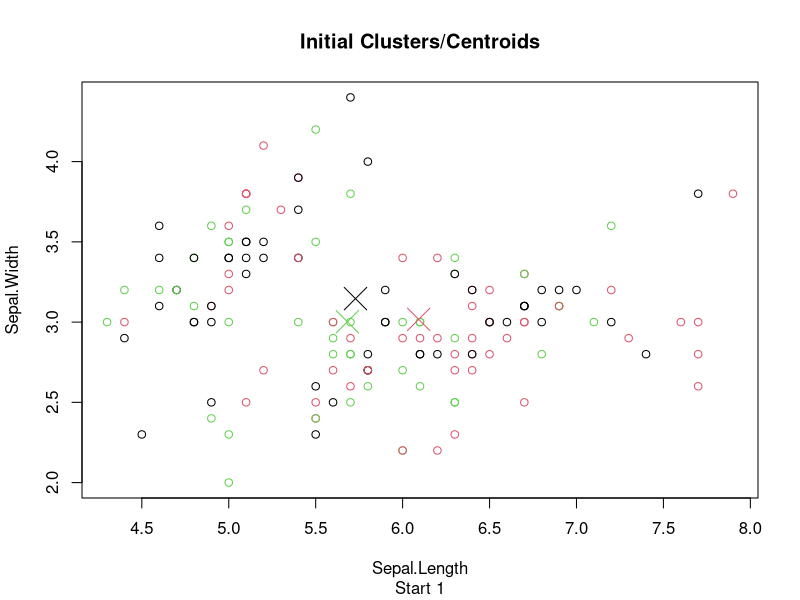
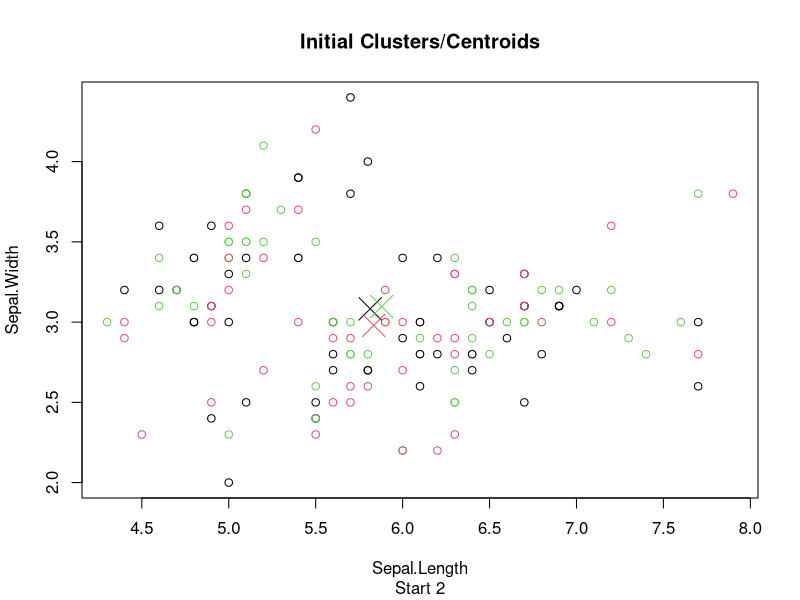
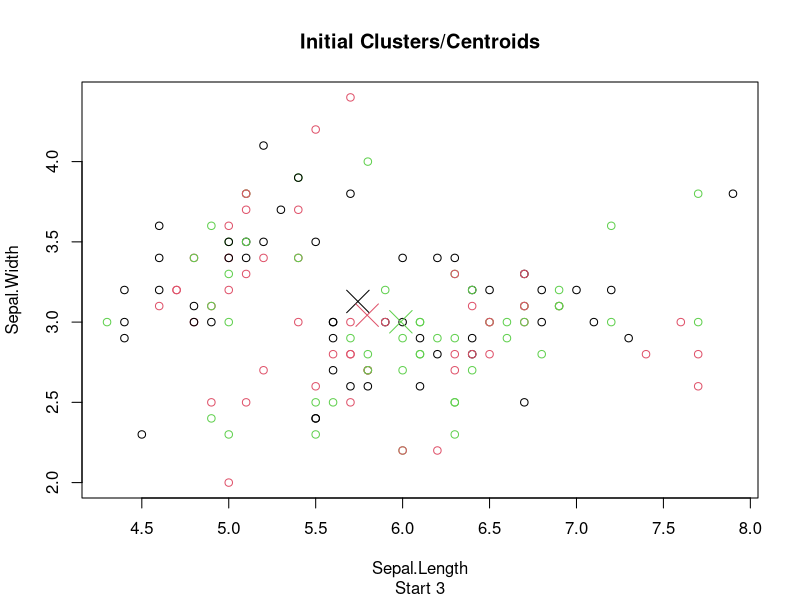
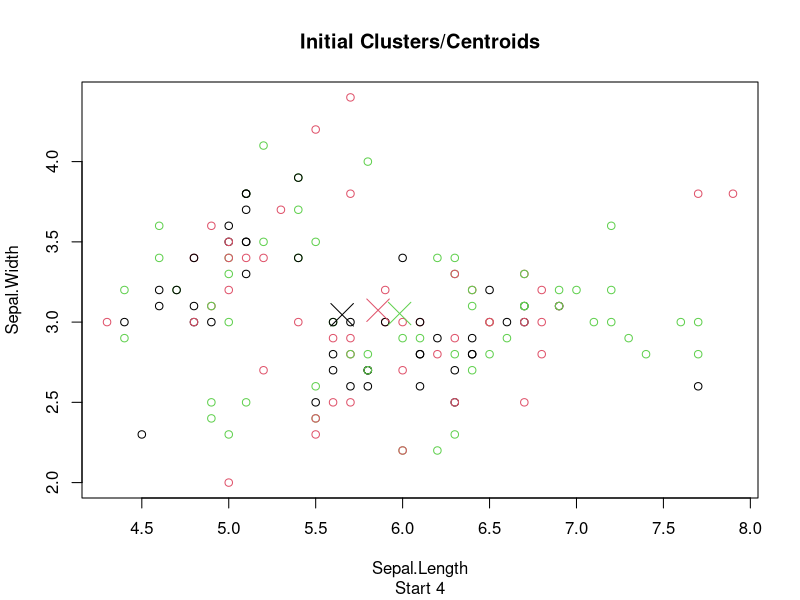
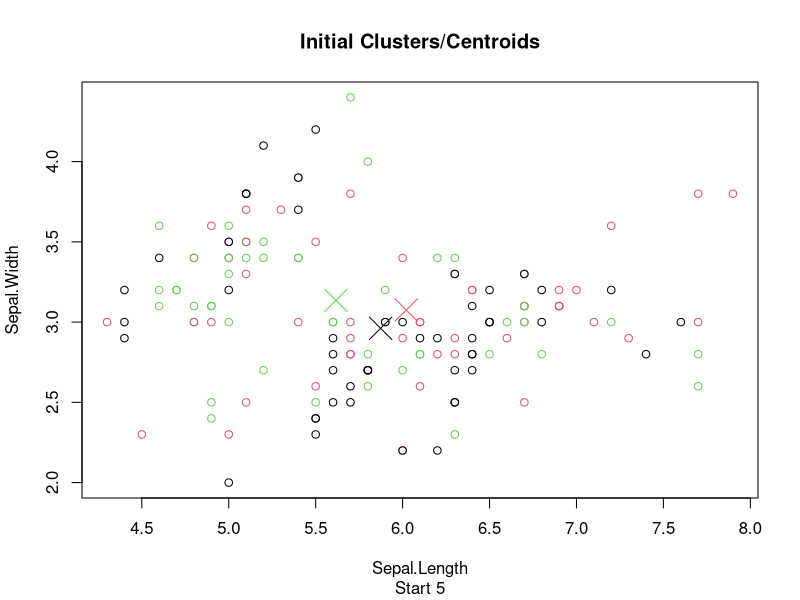

Write the R code that produced these figures, in order. (Note: a time limit stopped this script after it produced the figures.)
hw_kmeans <- function(x, k, colx, coly, msg=FALSE, doPlot=FALSE, animation=FALSE, interval=0.07, nstart=5) {
  get_centroids <- function(x, k){
    #split data into clusters
    splitx <- split(x, x$cluster)
    #find dimensions of data, initialise centroids & get column names of data
    dimensions <- ncol(x)-1
    centroids <- x[0,]
    columnNames <- colnames(centroids)
    #loop through clusters
    for (c in 1:k) {
      clusterCentroids <- c()
      cluster <- data.frame(splitx[c])
      #loop through dimensions
      for (d in 1:dimensions) {
        #get mean of the dimension for the cluster
        clusterCentroids <- append(clusterCentroids,mean(cluster[,d]))
      }
      #add the means of all the dimensions for each cluster
      clusterCentroids <- append(clusterCentroids,c)
      centroids <-rbind(centroids,clusterCentroids)
    }
    #add the column names
    colnames(centroids) <- columnNames
    return(centroids)
  }
  
  get_sum_of_squares <- function (x,k,centroids) {
    error <- 0
    #split data into clusters
    splitx <- split(x, x$cluster)
    dimensions <- ncol(x)-1
    #loop through clusters
    for (c in 1:k) {
      cluster <- data.frame(splitx[c])
      #loop through dimensions
      for (d in 1:dimensions) {
        ssd <- 0
        #loop through rows in dimension
        for (m in cluster[,d]) {
          ssd <- ssd + ((m-centroids[c,d])^2)
        }
        ssd < ssd/(nrow(cluster[,d])-1)
        #add dimension error to total
        error <- error + ssd
      }
    }
    return(error)
  }
  
  referenceError<-Inf
  
  for (s in 1:nstart) {
    
    cat('Start ', s, '\n')
    
    #Assign points to cluster at random
    cluster <- sample(1:k,nrow(x),replace = TRUE)
    x$cluster <- cluster
    
    #index for sorting
    x$index <- as.numeric(row.names(x))
    
    #set initial centroids as means of clusters
    centroids <- get_centroids(x,k)
    
    if(doPlot){
      #plot intial clusters and centroids
      plot(x[c(colx,coly)],col=x$cluster,main='Initial Clusters/Centroids',sub=paste('Start',s,sep=' '))
      points(centroids[c(colx,coly)],col=centroids$cluster,pch=4, cex=3)
    }
    
    #interation for plots
    i <- 1
    while (TRUE) {
      convergence <- TRUE
      #shuffle data
      x <- x[sample(nrow(x)),]
      #loop through points
      for (r in 1:nrow(x)) {
        #add a delay for animation
        if (animation) {
          Sys.sleep(interval)
        }
        p <- x[r,]
        #get initial cluster to check for convergence 
        initialCluster <- x[r,]$cluster
        newCluster <- 0
        testError <- Inf
        
        #check which cluster to reassign to if any
        #loop through clusters
        for (c in 1:k) {
          if(msg){
            cat('Testing row ',r,' in cluster ',c,'\n')
          }
      
          #set cluster of row being tested
          x[r,]$cluster <- c
          
          #calculate centroids for cluster including new point
          testCentroids <- get_centroids(x,k)
          
          #calculate sum of squares for cluster with row
          currentError <- get_sum_of_squares(x,k,testCentroids)
          
          if(currentError < testError) {
            newCluster <- c
            testError <- currentError
            centroids <- testCentroids
            if (msg) {
              cat('Cluster for row ',r,' is ',newCluster,'\n')
            }
          }
        }
        
        x[r,]$cluster <- newCluster
        
        #plot data with point being tested
        if (animation){
          plot(x[c(colx,coly)],col=x$cluster,main='Clustering in Progress',sub=paste('Iteration', i, 'Point', r, 'Start', s, sep=' '))
          points(p[c(colx,coly)],col=p$cluster,pch=19, cex=1)
          points(centroids[c(colx,coly)],col=centroids$cluster,pch=4, cex=3) 
        }
        #if a cluster has moved loop again
        if (initialCluster != newCluster) {
          convergence = FALSE
        }
      }
      #if we have reached convergence stop iterating
      if(convergence){
        break
      }
      i<-i+1
    }
    
    #calculate sum of squares of clustering start
    currentError <- get_sum_of_squares(x,k,centroids)
    cat('Error of current cluster ', currentError, '\n')
    
    #if it is the lowest save it to return
    if (currentError < referenceError) {
      cat('Iteration ', s, ' is the new champion. Current Error=', currentError, '\n')
      startReturn <- s
      clusterReturn <- x
      centroidsReturn <- centroids
      referenceError <- currentError
    } 
  }
  
  if(doPlot){
    #plot final clusters
    plot(clusterReturn[c(colx,coly)],col=clusterReturn$cluster,main='Final Clusters', sub=paste('Start', startReturn, sep=' '))
    points(centroidsReturn[c(colx,coly)],col=centroidsReturn$cluster,pch=4, cex=3)
  }
  
  #reorder data to return
  toReturn <- list(clusterReturn[order(clusterReturn$index), ], centroidsReturn)
  class(toReturn) <- 'Cluster'
  return(toReturn)
}


#iris
newiris <- iris
newiris$Species <- NULL
#newiris

first="Sepal.Length"
second="Sepal.Width"

#kc <- kmeans(newiris, 3)
kc <- hw_kmeans(newiris,3, first, second, doPlot = TRUE, )

kc
table(iris$Species, kc[1]$cluster)

#plot(newiris[c(first, second)], col=kc$cluster)
#points(kc$centers[,c(first, second)], col=1:3, pch=8, cex=2)
